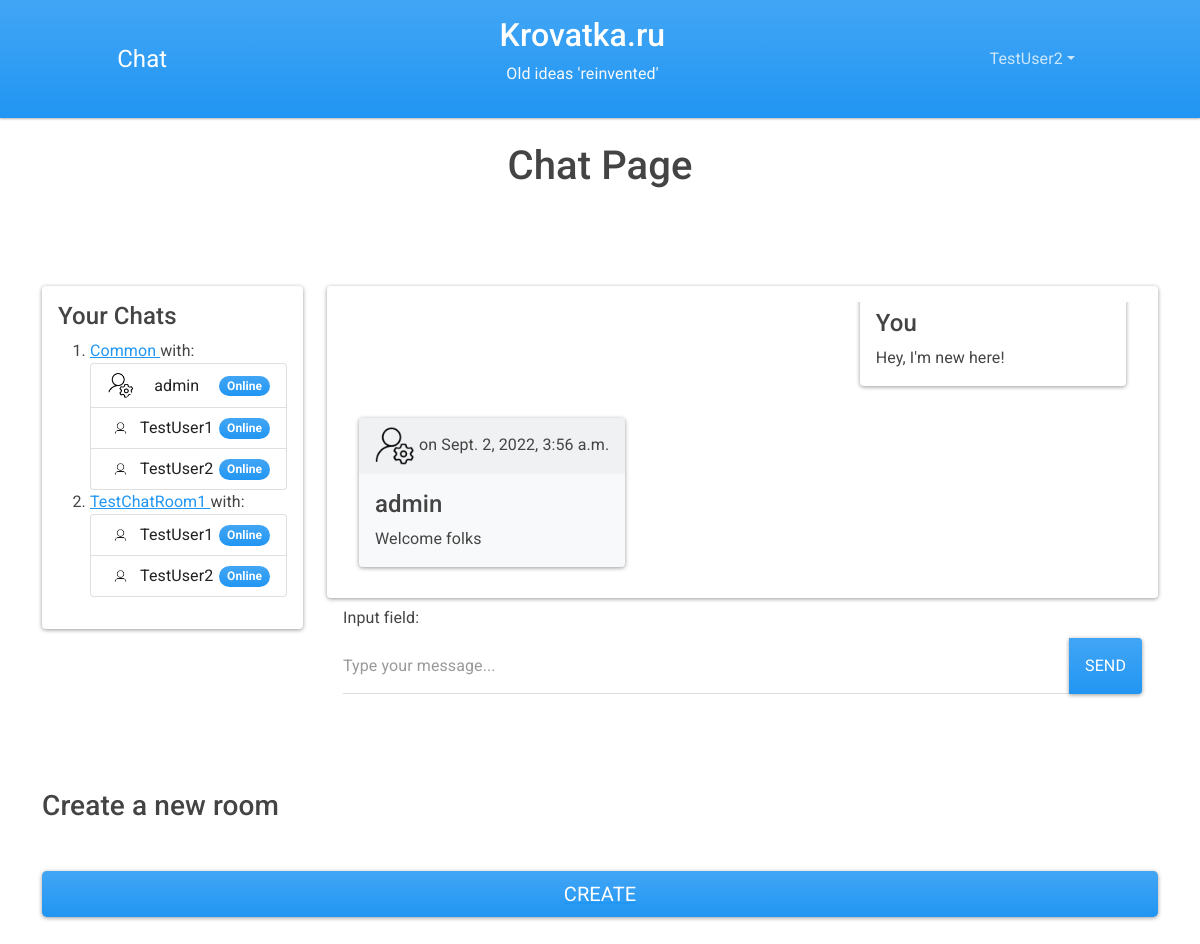
Page /chat/common/ (signed in) on the committed database.
### api/models.py (models this page shows, shortened)
class Room(models.Model):
    owner = models.ForeignKey(
        User, related_name='owner', on_delete=models.CASCADE, default=User)
    room_name = models.CharField(
        max_length=32, default='common')
    members = models.ManyToManyField(
        User, related_name='members', blank=False, default=owner)
    class Meta:
        ordering = ('pk', 'owner',)

class Message(models.Model):
    sender = models.ForeignKey(
        User, on_delete=models.CASCADE, related_name='sender')
    message = models.CharField(max_length=1200)
    timestamp = models.DateTimeField(auto_now_add=True)
    is_read = models.BooleanField(default=False)
    room = models.ForeignKey(Room, on_delete=models.CASCADE,
                             related_name='room'
                             )
    def __str__(self):
        return self.message
    class Meta:
        ordering = ('timestamp',)

### user/models.py (models this page shows, shortened)
class Profile(models.Model):
    user = models.OneToOneField(
        User, related_name='profile', on_delete=models.CASCADE)
    avatar = models.ImageField(
        default='img/profile/default.png', upload_to='img/profile')
    bio = models.TextField()
    is_online = models.BooleanField(default=False)

### chat/views.py (the view)
# urls.py: path('chat/<str:room_name>/', views.chat_view, name='chat'),
@csrf_exempt
def chat_view(request, room_name):
    print()
    print('chat_view')
    print()
    if not request.user.is_authenticated:
        return redirect('index')
    print(f'room_name: {room_name}')
    rooms = Room.objects.all()
    room = get_room(request, room_name)
    messages = Message.objects.filter(room__room_name=room_name)
    if room_name == 'common':
        users = User.objects.all()
    else:
        users = Room.objects.get(room_name=room_name).members.all()
    return render(request, "chat/chat.html",
                  {
                      'users': users,
                      'rooms': rooms,
                      'room': room,
                      'messages': messages,
                      'room_name': room_name,
                  })

### chat/views.py (called while the page is built)
def get_room(request, room_name):
    if not Room.objects.filter(room_name=room_name).exists():
        room = Room.objects.create(room_name=room_name, owner=request.user)
    else:
        room = Room.objects.get(room_name=room_name)
    return room

### templates/chat/chat.html (shortened to what this page needs)
{% extends 'chat/index.html' %}
{% load static %}
{% block content %}
<h1 class="py-4 text-center">
  Chat Page
</h1>
<div class="section py-5">
  <div class="row">
    <div class="col-md-3 col-sm-12 my-3">
      <div class="card p-3 ">
        <h4>Your Chats</h4>
        <ol>
          {% for room in rooms %}
          {% if request.user in room.members.all %}
          <li>
            <a href="{%url 'chat' room.room_name  %}">
              {{room.room_name | capfirst}}
            </a> with:
            <ul class="list-group">
              {% for user in room.members.all %}
              <li id="{{ user.id }}"
                class="list-group-item d-flex  chat-user justify-content-between align-items-center">
                <img src="{% static  user.profile.avatar.url %}" class="col-2 rounded-circle">
                <span class="title">{{ user.username }}</span>
                {% if user.profile.is_online %}
                <span class="badge bg-primary rounded-pill">
                  Online
                </span>
                {% else %}
                <span class="badge bg-light rounded-pill">
                  Offline
                </span>
                {% endif %}
              </li>
              {% endfor %}
            </ul>
          </li>
          {% endif %}
          {% endfor %}
        </ol>
      </div>
    </div>
    <div class="col-md-9 col-sm-12 my-3">
      <div class="card p-3">
        <div class="" style="height: 35vh;">
          {% block messages %}
          {% include 'chat/messages.html'%}
          {% endblock %}
        </div>
      </div>
    </div>
  </div>
</div>
<div class="py-5">
  <h3 class="my-5">
    Create a new room
  </h3>
  <a href="{%url 'room'%}">
    <div class="d-grid gap-2">
      <button id="create-room" class="btn btn-lg btn-primary" type="submit">Create</button>
    </div>
  </a>
</div>
{% endblock %}

### templates/chat/navbar.html (shortened to what this page needs)
<nav class="navbar navbar-expand-lg navbar-dark bg-primary">
  <div class="container-fluid  justify-content-evenly">
    <div class="flex-grow-0" id="navbarColor01">
      <a href="{% url 'main' %}" class="navbar-brand">Chat</a>
    </div>
    <div class="d-sm-none d-md-block text-center collapse collapse-horizontal text-light col-sm-6">
      <a href="{% url 'main' %}" class="text-white text-decoration-none ">
        <h2 class="mx-auto">Krovatka.ru</h2>
      </a>
      <p class="mx-auto">Old ideas 'reinvented'</p>
    </div>
    <div class=" d-flex">
      {% if request.user.is_authenticated %}
      <ul class="navbar-nav me-auto">
        <li class="nav-item dropdown">
          <a class="nav-link dropdown-toggle" data-bs-toggle="dropdown" href="#" role="button" aria-haspopup="true"
            aria-expanded="false">{{ request.user.username }}</a>
        </li>
      </ul>
      {% endif %}
    </div>
  </div>
</nav>

### templates/chat/messages.html (shortened to what this page needs)
{% load static %}
{% block messages %}
<div id="board" class="d-flex flex-column h-100 overflow-auto">
  {% for message in messages %}
  {% if message.sender == request.user %}
  <div class="card bg-secondary m-3  align-self-end">
    <div class="card-body">
      <h4 class="card-title">You</h4>
      <p class="card-text">{{ message }}
      </p>
    </div>
  </div>
  {% else %}
  <div class="card bg-light m-3  align-self-start">
    <div class="card-header">
      <img class="avatar" src="{% static message.sender.profile.avatar.url %}" alt="{{message.sender}}">
      <span class="timestamp">on {{ message.timestamp }}</span>
    </div>
    <div class="card-body">
      <h4 class="card-title">{{message.sender}}</h4>
      <p class="card-text">{{ message }}
      </p>
    </div>
  </div>
  {% endif %}
  {% endfor %}
</div>
<form id="chat-box" class="form-group
method=" post">
  <div class="form-group">
    <label class="form-label mt-4">Input field:</label>
    <div class="form-group">
      <div class="input-group mb-3">
        <input id="message" name="message" type="text" class="form-control" placeholder="Type your message..."
          aria-label="Type your message..." aria-describedby="button-addon2">
        <button class="btn btn-primary" type="submit" id="button-addon2">Send</button>
      </div>
    </div>
  </div>
</form>
{% endblock %}

### static/css/style.css (style rules this page uses)
.avatar { max-width: 2.5em; }

### rows in the picture
Room: room_name "Common"
Room: room_name "TestChatRoom1"
Message: message "Hey, I'm new here!"
Message: sender.username (picture), timestamp "Sept. 2, 2022, 3:56 a.m.", sender "admin", message "Welcome folks"

### other values in the picture
{{ request.user.username }} "TestUser2"
{{ user.username }} "admin"
{{ user.username }} "TestUser1"
{{ user.username }} "TestUser2"
